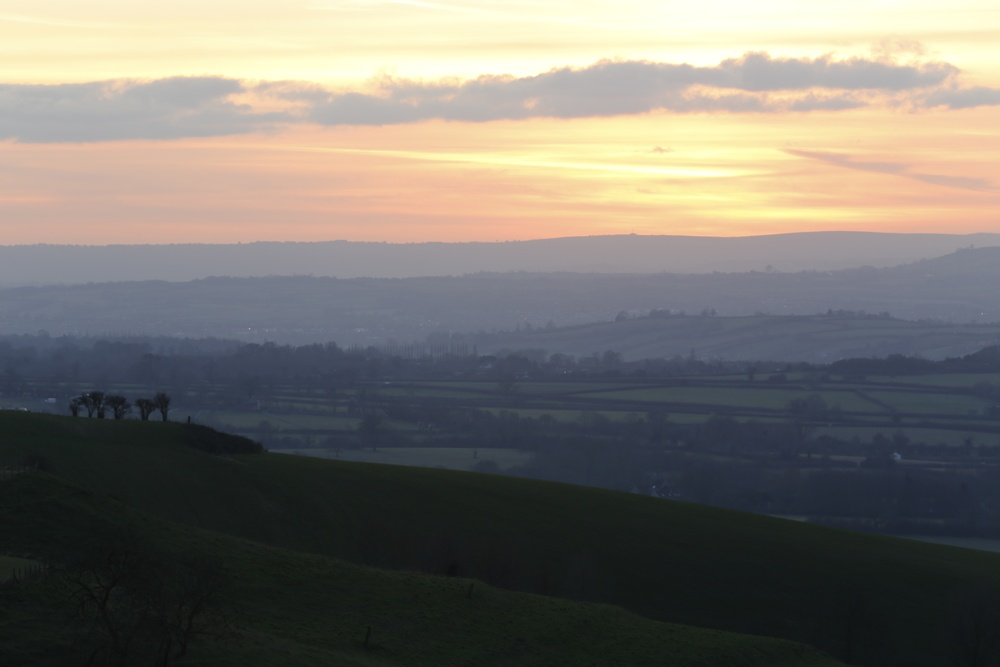
%> input picture TestResource/01.JPG, 1000 x 667 px, shrunk from 5472 x 3648 before the run
$ octave --eval "result = displayNoiseEstimationMap('../TestResource/01.JPG');"   (GNU Octave 9; MATLAB toolbox functions it lacks are replaced by stand-ins)
%> lines starting %> are read from the running program, lines starting %| are printed output that depends on the picture; in (x1, y1, x2, y2) boxes, pixels count from 0 and x2, y2 are one past the last pixel; in counts of white or black regions, pixels touching at a corner belong together; the program's own positions count from 1
function NoiseMap = displayNoiseEstimationMap(img_path)
%> called with img_path = '../TestResource/01.JPG'
    I = rgb2gray(imread(img_path));
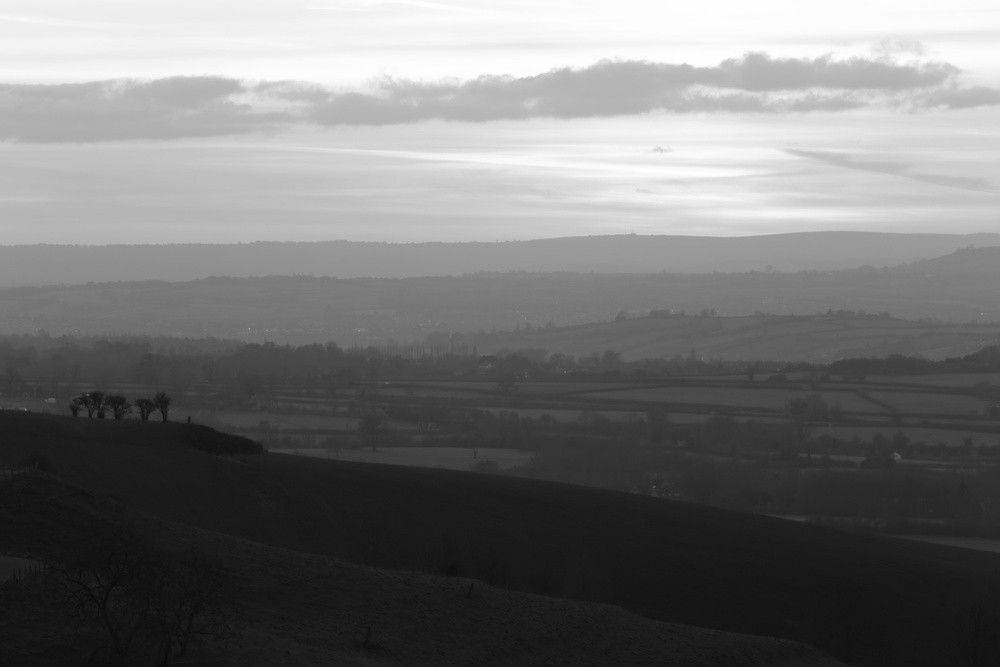
%> I: size 667x1000 uint8; min 9, max 254, mean 116.8
    I = double(I);
%> I: size 667x1000 double
    M=[1 -2 1; -2 4 -2; 1 -2 1];
    NoiseMap = abs(conv2(I, M));
    figure, imshow(NoiseMap);
%> after `imshow(NoiseMap)`:
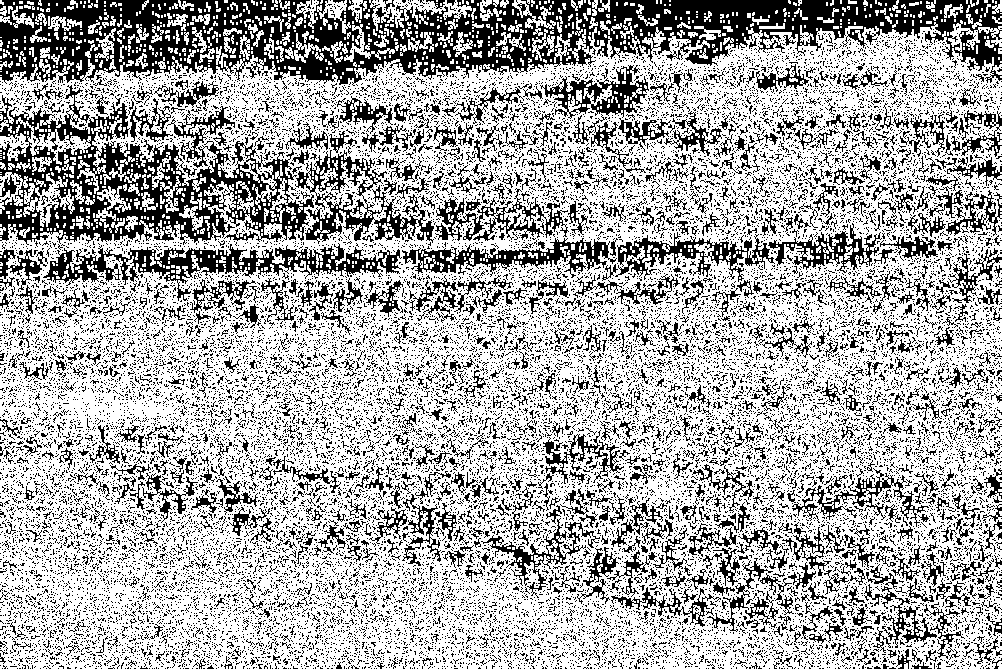
%> displayed picture: size 669x1002, on the screen's scale of 0 to 255; 67.1% white; 23395 black regions (22398 under 20 px), largest, box (x1, y1, x2, y2) and area: (0, 0, 1002, 86) 41964, (0, 85, 314, 245) 18221, (43, 243, 402, 301) 5718
end
